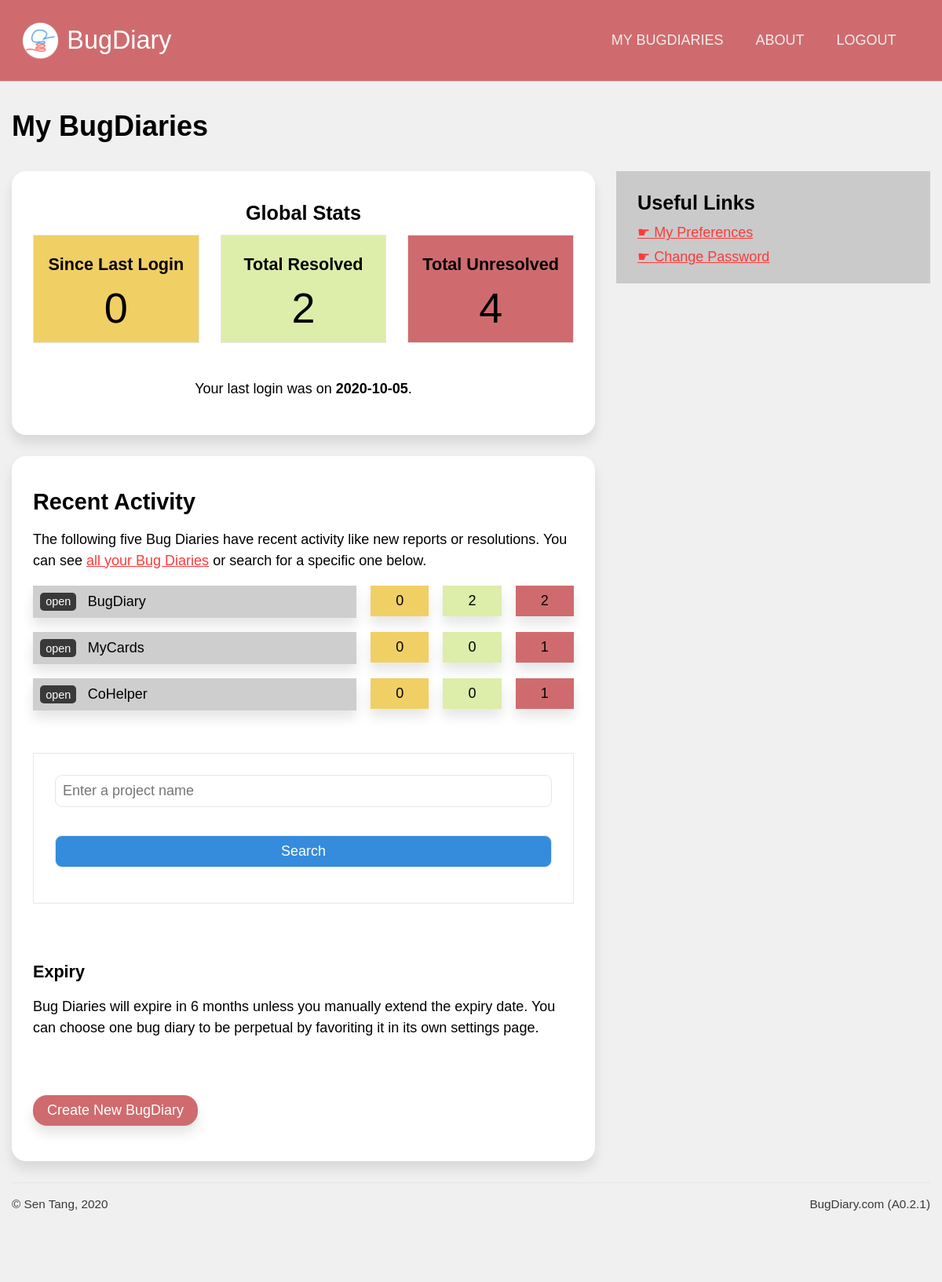
The app's page /users/dashboard (signed in) with its own data.
### application/models.py (models this page shows, shortened)
class Users(db.Model, UserMixin):
    id = db.Column(db.Integer, primary_key = True, nullable = False)
    display_name = db.Column(db.String(200), nullable = False)
    email = db.Column(db.String(200), index = True, unique = True, nullable = False)
    password = db.Column(db.String(200), nullable = False)
    bio = db.Column(db.Text, nullable = False)
    last_login = db.Column(db.DateTime, nullable = False)
    account_type = db.Column(db.Integer, db.ForeignKey('account_types.id'), default = 1)
    owned_projects = db.relationship('Projects', backref="project_owner")
    comments = db.relationship('Bug_comments', backref="comment_author")
    blog_posts = db.relationship('Blog_posts', backref="post_author")
    collab_projects = db.relationship('Projects', secondary = users_to_projects, backref = db.backref("collaborators", lazy = 'dynamic'), lazy='dynamic')

class Projects(db.Model):
    id  = db.Column(db.Integer, primary_key = True, nullable = False)
    url = db.Column(db.String(22), index = True, unique = True, nullable = False)
    name = db.Column(db.String(100), nullable = False)
    description = db.Column(db.Text, nullable = False)
    creation_date = db.Column(db.DateTime, index = True, nullable = False)
    expiry_date = db.Column(db.DateTime, index = True, nullable = False)
    status = db.Column(db.String(10), nullable = False)
    access_code = db.Column(db.String(50), nullable = True)
    last_activity = db.Column(db.DateTime(), default = dt.datetime.now())
    memo = db.Column(db.String(500), default = "Post a memo here!")
    owner = db.Column(db.Integer, db.ForeignKey('users.id')) #linked
    bugs = db.relationship('Bugs', backref = 'containing_project', cascade = "all,delete")
    locations = db.relationship('Project_bug_locations', backref = 'locations_in', cascade = "all,delete")
    types = db.relationship('Project_bug_types', backref = 'types_in', cascade = "all,delete")
    settings = db.relationship('Project_settings', backref = 'settings_for', cascade = "all,delete", uselist = False)
    blog_posts = db.relationship('Blog_posts', backref= 'post_target', cascade = "all,delete")

### application/users/views.py (the view)
@users.route('/dashboard')
@login_required
def dashboard():
    since_last_login = Bugs.query.filter(Bugs.containing_project.has(Projects.id.in_([ proj.id for proj in current_user.owned_projects]))).filter_by(status = "PENDING").filter(Bugs.report_date > current_user.last_login).count()
    resolved = Bugs.query.filter(Bugs.containing_project.has(Projects.id.in_([ proj.id for proj in current_user.owned_projects]))).filter_by(status = "RESOLVED").count()
    unresolved = Bugs.query.filter(Bugs.containing_project.has(Projects.id.in_([ proj.id for proj in current_user.owned_projects]))).filter_by(status = "PENDING").count()
    project_list = current_user.collab_projects
    project_summaries = []
    for project in project_list:
        project_summaries.append({'name': project.name, 'description': project.description, 'url': project.url, 'last_activity': project.last_activity,
        'since_last_login': Bugs.query.filter_by(project = project.id).filter_by(status = "PENDING").filter(Bugs.report_date > current_user.last_login).count(),
        'resolved': Bugs.query.filter_by(project = project.id).filter_by(status = "RESOLVED").count(),
        'unresolved': Bugs.query.filter_by(project = project.id).filter_by(status = "PENDING").count()})
    def get_dates(p):
        return p['last_activity']
    project_summaries.sort(key=get_dates, reverse=True)
    return render_template('user_dash.html', user = current_user, since_last_login = since_last_login, resolved = resolved, unresolved = unresolved, project_summaries = project_summaries[:5])

### application/models.py (called while the page is built)
@login_manager.user_loader
def load_user(user_id):
    return Users.query.get(user_id)

### application/users/templates/users/user_dash.html (shortened to what this page needs)
{% extends 'confined.html' %}
{% import 'macros.html' as macros %}
{% block main %}
<h1>My BugDiaries</h1>
<div class="main-aside">
    <main>
        <div class="bg-white rounded shadowed block text-centered">
            <h3>Global Stats</h3>
            <div class="block-comparison-3">
                <div class="comp1 text-centered lined bg-yellow">
                    <h4>Since Last Login</h4>
                    <span class="bignum">{{ since_last_login }}</span>
                </div>
                <div class="comp2 text-centered lined bg-green">
                    <h4>Total Resolved</h4>
                    <span class="bignum">{{ resolved }}</span>
                </div>
                <div class="comp3 text-centered lined bg-red">
                    <h4>Total Unresolved</h4>
                    <span class="bignum">{{ unresolved }}</span>
                </div>
            </div>
            <p>
                Your last login was on <b>{{ current_user.last_login.strftime('%Y-%m-%d') }}</b>.
            </p>
        </div>
        <div class="bg-white rounded shadowed block">
            <h2>Recent Activity</h2>
            <p>
                The following five Bug Diaries have recent activity like new reports or resolutions. You can see <a href="{{ url_for('users.all_projects') }}">all your Bug Diaries</a> or search for a specific one below.
            </p>
            {% for project in project_summaries %}
            {{ macros.summary_with_stats(project) }}
            {% endfor %}
            <div class="spacer-small"></div>
            {{ macros.search(current_user.collab_projects) }}
            <div class="spacer-small"></div>
            <h4>Expiry</h4>
            <p>
                Bug Diaries will expire in 6 months unless you manually extend the expiry date. You can choose one bug diary to be perpetual by favoriting it in its own settings page.
            </p>
            <div class="spacer-small"></div>
            <a href="{{ url_for('projects.create') }}" class="button-primary rounded shadowed">
                Create New BugDiary
            </a>
        </div>
    </main>
    <aside>
        <div class="sidebar-block bg-gray">
            <h3>Useful Links</h3>
            <a href="{{ url_for('users.preferences') }}" class="navigation">My Preferences</a>
            <a href="{{ url_for('users.settings') }}" class="navigation">Change Password</a>
        </div>
    </aside>
</div>
{% endblock %}

### application/templates/macros.html (shortened to what this page needs)
{% macro search(suggestions) %}
<form action="{{ url_for('users.search') }}" method="get" class="lined bg-white block" autocomplete="off">
    <input name="search_term" type="text" list="project_names" placeholder="Enter a project name">
    <input type="submit" value="Search" class="button-secondary">
</form>
{% endmacro %}
{% macro summary_with_stats(project) %}
<div class="project-summary">
    <div class="name shadowed">
        <a href="{{ url_for('projects.dashboard', project_url = project['url']) }}">open</a><span onclick="toggleElement('sum-{{project.id}}')">{{ project['name'] }}</span>
    </div>
    <div class="stats text-centered shadowed bg-yellow">
        {{ project['since_last_login'] }}
    </div>
    <div class="stats text-centered shadowed bg-green">
        {{ project['resolved'] }}
    </div>
    <div class="stats text-centered shadowed bg-red">
        {{ project['unresolved'] }}
    </div>
</div>
{% endmacro %}

### application/static/css/unilay5.css (style rules this page uses)
body { font-size: 18px; font-family: sans-serif; color: #000; margin: 0; padding: 0; background-color: #f0f0f0; }
p { line-height: 150%; }
main a.button-secondary, main a.button-primary { padding: 0.5em 1em; text-decoration: none; margin: 1em auto; display: inline-block; text-align: center; }
main a.button-primary { background-color: #cf6b6e; color: #fff; }
a:link, a:visited { color: #ff3939; }
a.navigation { display: block; margin: 0.5em 0; }
a.navigation:before { content: "☛ "; }
h2, h3, h4, h5 { margin: 0.5em 0; }
h1 { color: inherit; font-size: 2em; margin: 1em 0; }
h2 { color: inherit; font-size: 1.6em; }
h3 { color: inherit; font-size: 1.4em; }
h4 { color: inherit; font-size: 1.2em; }
.block { padding: 1.5em; margin-bottom: 1.5em; }
.sidebar-block { padding: 0.75em 1.5em; margin-bottom: 1.5em; }
.block-comparison-3 { display: grid; grid-template-areas: "comp1 comp2 comp3"; grid-template-columns: 1fr 1fr 1fr; grid-gap: 1.5em; }
.block-comparison-3 .comp1 { grid-area: comp1; }
.block-comparison-3 .comp2 { grid-area: comp2; }
.block-comparison-3 .comp3 { grid-area: comp3; }
.block-comparison-3 .comp1, .block-comparison-3 .comp2, .block-comparison-3 .comp3 { padding: 0.75em; margin-bottom: 1.5em; }
.aside-main, .main-aside { display: grid; grid-gap: 1.5em; }
.aside-main main, .main-aside main { grid-area: main; }
.aside-main aside, .main-aside aside { grid-area: aside; }
.main-aside { grid-template-areas: "main aside"; grid-template-columns: auto 400px; }
.spacer-small { padding-bottom: 2em; }
.lined { border: 1px solid #e6e6e6; }
.rounded { border-radius: 1em 1em 1em 1em; -moz-border-radius: 1em 1em 1em 1em; -webkit-border-radius: 1em 1em 1em 1em; }
.shadowed { -webkit-box-shadow: 0px 10px 15px 0px rgba(0, 0, 0, 0.1); -moz-box-shadow: 0px 10px 15px 0px rgba(0, 0, 0, 0.1); box-shadow: 0px 10px 15px 0px rgba(0, 0, 0, 0.1); }
.text-centered { text-align: center; }
.bg-white { background-color: #fff; }
.bg-green { background-color: #DDEDAA; }
.bg-red { background-color: #CF6B6E; }
.bg-yellow { background-color: #F0CF65; }
.bg-gray { background-color: #cacaca; }
form { font-size: 1em; }
input[type=text], input[type=number], input[type=submit], input[type=password], select, textarea, .button-styled { font-size: 1em; padding: 0.5em; -webkit-appearance: none; -moz-appearance: none; appearance: none; width: 100%; border: 1px solid; font-family: inherit; margin-bottom: 1em; border-color: #e6e6e6; -webkit-box-sizing: border-box; -moz-box-sizing: border-box; box-sizing: border-box; border-radius: 0.5em 0.5em 0.5em 0.5em; -moz-border-radius: 0.5em 0.5em 0.5em 0.5em; -webkit-border-radius: 0.5em 0.5em 0.5em 0.5em; }
input[type=submit] { margin-top: 1em; }
.button-primary { background-color: #cf6b6e; color: #fff; }
.button-secondary { background-color: #358bdc; color: #fff; }

### application/static/css/custom.css (style rules this page uses)
.bignum { font-size: 3em; }
.project-summary, .bugs-table { display: flex; justify-content: space-between; gap: 1em; margin-bottom: 1em; align-items: flex-start; }
.project-summary .name { flex: 7; padding: 0.5em; background-color: #cecece; }
.project-summary .stats { flex: 1; padding: 0.5em; }
.project-summary .name a { display: inline-block; padding: 0.25em 0.5em; margin-right: 1em; background-color: #393939; text-decoration: none; color: #fff; border-radius: 5px; -moz-border-radius: 5px; -webkit-border-radius: 5px; font-size: 0.8em; }

### records on screen
Users: last_login "2020-10-05"
Projects: name "BugDiary", since_last_login "0", resolved "2", unresolved "2"
Projects: name "MyCards", since_last_login "0", resolved "0", unresolved "1"
Projects: name "CoHelper", since_last_login "0", resolved "0", unresolved "1"

### other values on screen
{{ since_last_login }} "0"
{{ resolved }} "2"
{{ unresolved }} "4"
{{ version }} "A0.2.1"
